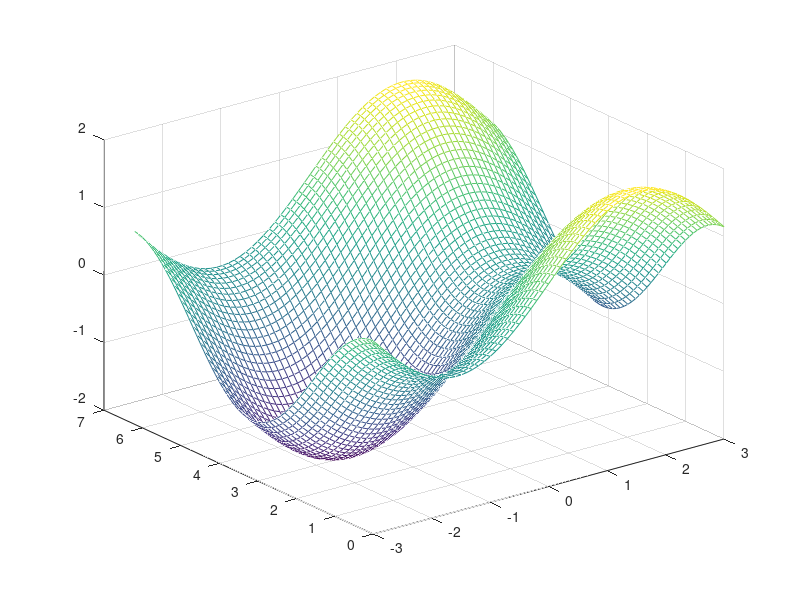

This figure's MATLAB source:
% [绘图]绘制二元函数的三维网格图
x = -3: 0.1: 3;
y = 0: 0.1: 2 * pi;
[x, y] = meshgrid(x, y);
z = sin(x) + cos(y);
mesh(x, y, z);